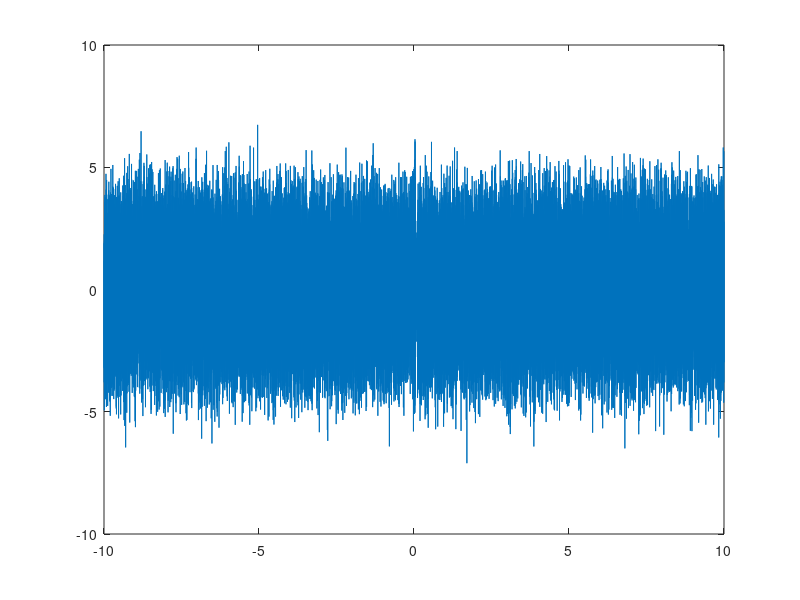

This chart was generated by the following MATLAB code:
% Defining message signals
fs = 500;
h = 10;
t = -h:1/fs:h;
length(t)
x1 = (0).*(t<0) + (1).*(t>=0 & t<0.05) + (-2).*(t>=0.05 & t<0.1) + (0).*(t>=0.1);
x2 = (sinc(10*t).^2).*(t<=2 & t>=-2) + (0).*(t>2 & t<-2);


% AM modulation
mu = 0.4;
Ac1 = 3;
Ac2 = 1;
fc1 = 250;
fc2 = 100;
x1c_AM = Ac1 .* (1 + mu.*x1) .* cos(2*pi*fc1*t);
x2c_AM = Ac2 .* (1 + mu.*x2) .* cos(2*pi*fc2*t);

% DSB modulation
x1c_DSB = Ac1 .* x1 .* cos(2*pi*fc1*t);
x2c_DSB = Ac2 .* x2 .* cos(2*pi*fc2*t);

% SSB modulation
x1_hilbert = imag(hilbert(x1));
x2_hilbert = imag(hilbert(x2));
x1c_SSB = 0.5 .* Ac1 .* (x1 .* cos(2*pi*fc1*t) + x1_hilbert .* sin(2*pi*fc1*t));
x2c_SSB = 0.5 .* Ac2 .* (x2 .* cos(2*pi*fc2*t) + x2_hilbert .* sin(2*pi*fc2*t));

% Spectrum of message signals
f = fs/2*linspace(-1,1,2*h*fs+1);
fft_x1 = fftshift(fft(x1));
fft_x2 = fftshift(fft(x2));

% Spectrum of modulated signals
fft_x1c_AM = fftshift(fft(x1c_AM));
fft_x2c_AM = fftshift(fft(x2c_AM));
fft_x1c_DSB = fftshift(fft(x1c_DSB));
fft_x2c_DSB = fftshift(fft(x2c_DSB));
fft_x1c_SSB = fftshift(fft(x1c_SSB));
fft_x2c_SSB = fftshift(fft(x2c_SSB));

% Adding Noise to signals
var(x1c_AM)
noise1 = wgn(1,2*h*fs+1,0);
x1c_AM = x1c_AM + noise1;
plot(t,x1c_AM)